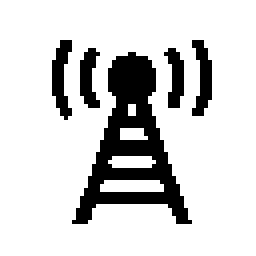
#> input picture tp02/images/antena.png, 64 x 64 px (shown 4 times larger)
$ python generate_noise.py GBA.png antena.png
#> lines starting #> are read from the running program, lines starting #| are printed output that depends on the picture; after the words box and inside, x2 and y2 are one past the last pixel; in counts of white or black regions, pixels touching at a corner belong together
# -*- coding: iso-8859-1 -*-
import Image
import sys
import random

def generate():
 random.seed(1337)
 func = get_value_random
 func_name = ""

 if "inverse" == sys.argv[1]:
  func = get_value_inverse
  func_name = "inverse"
 else:
  func = get_value_random
  func_name = "noise"

 path = sys.argv[2]
 name = path.split("/")[-1].split(".")[0]

 for porcentage in range(10, 101, 10):
  origin = Image.open(path)
#> origin is the input picture: PIL image 64x64 RGB; 82.6% white; 5 black regions, box (x1, y1, x2, y2) and area: (18, 13, 48, 56) 500, (13, 10, 18, 30) 60, (48, 10, 53, 29) 58, (20, 12, 25, 27) 49, (41, 12, 46, 27) 47
  dest = Image.new('RGB', (64, 64), "black")
#> dest: PIL image 64x64 RGB; every value is 0

  pixels_origin = origin.load()
  pixels_dest = dest.load()

  for i in xrange(dest.size[1]):
   for j in xrange(dest.size[0]):
    if random.randint(0, 100) <= porcentage:
     pixels_dest[j, i] = func(pixels_origin[j,i], True)
    else:
     pixels_dest[j, i] = func(pixels_origin[j,i], False)

  dest.save("%s_%s_%s.png" % (name, func_name, str(porcentage)))
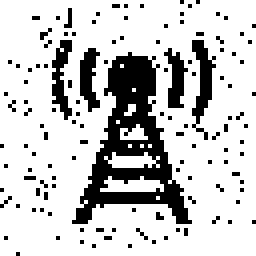
#> saved as antena_noise_10.png: PIL image 64x64 RGB (shown 4 times larger); 78.7% white; 126 black regions (121 under 20 px), largest, box (x1, y1, x2, y2) and area: (18, 13, 48, 56) 491, (48, 10, 54, 35) 68, (13, 10, 18, 30) 54, (20, 12, 25, 28) 50, (41, 12, 47, 27) 48

def get_value_random(v, noise):

 if not noise:
  return v

 return random.sample([(0, 0, 0, 255), (255,255,255, 255)], 1)[0]


def get_value_inverse(v, noise):

 if not noise:
  return v

 if (0, 0, 0, 255) == v:
  return (255,255,255, 255)
 else:
  return (0, 0, 0, 255)

if __name__ == '__main__':
 generate()
